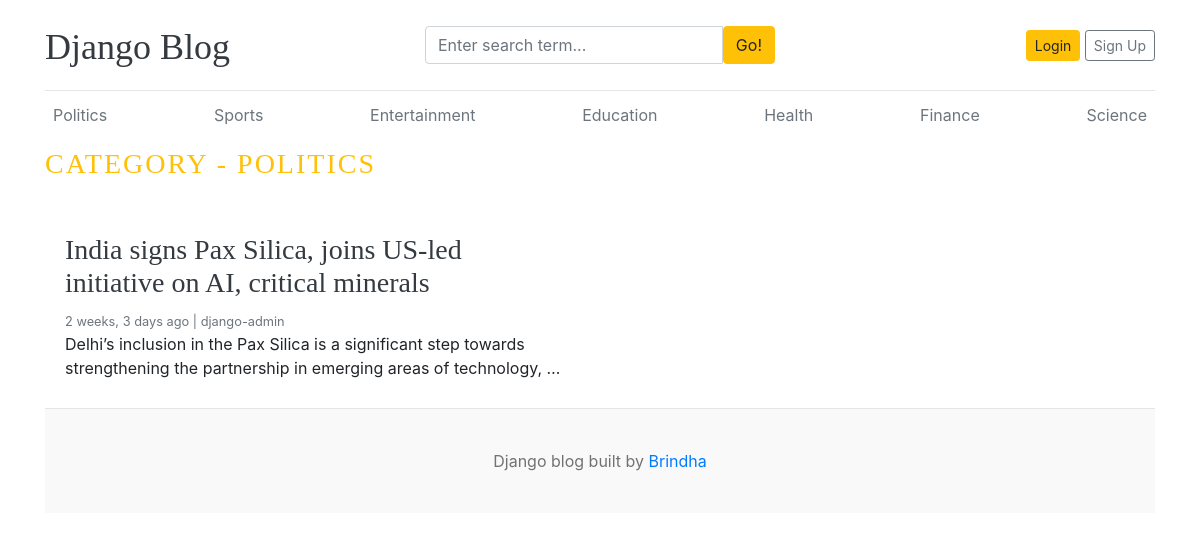
The app's page /category/2/ with its own data.
### blogs/models.py (models this page shows, shortened)
class Category(models.Model):
    category_name = models.CharField(max_length=50, unique = True)
    created_at = models.DateTimeField(auto_now_add=True)
    updated_at = models.DateTimeField(auto_now=True)
    class Meta:
        verbose_name_plural = 'categories'
    def __str__(self):
        return self.category_name

class Blog(models.Model):
    title = models.CharField(max_length=100, unique=True)
    slug = models.SlugField(max_length = 200, blank = True)
    category = models.ForeignKey(Category, on_delete=models.CASCADE)
    author = models.ForeignKey(User, on_delete=models.CASCADE)
    featured_image = models.ImageField(upload_to='uploads/%Y/%m/%d')
    short_description = models.TextField(max_length=500)
    blog_content = models.TextField(max_length=2000)
    status = models.CharField(max_length=20, choices=STATUS_CHOICES, default="Draft")
    is_featured = models.BooleanField(default=False)
    created_at = models.DateTimeField(auto_now_add=True)
    updated_at = models.DateTimeField(auto_now=True)

### blogs/views.py (the view)
# urls.py: path('<int:category_id>/', views.post_by_category, name='post_by_category')
def post_by_category(request, category_id):
    posts = Blog.objects.filter(status = "Published", category = category_id)
    try:
        category_name = Category.objects.get(pk=category_id)
    except:
        return redirect('home')
    context = {
        'posts': posts,
        'category_name': category_name
    }
    return render(request, 'post_by_category.html', context)

### blogs/context_processors.py (called while the page is built)
def get_categories(request):
    categories = Category.objects.all()
    return dict(categories=categories)

def get_links(request):
    social_links = SocialLinks.objects.all()
    return dict(social_links=social_links)

### templates/post_by_category.html
{% extends 'base.html' %}
{% block content %}
  <h3 class="text-uppercase text-warning" style="letter-spacing: 2px;">Category - {{ category_name }}</h3>
  <br>
  <div class="row mb-2">
    {% if posts %}
    {% for post in posts %}
        <div class="col-md-6">
          <div class="card border-0" >
            <div class="card-body">
              <h3><a href="{% url 'single_blog' post.slug %}" class="text-dark">{{ post.title }}</a></h3>
              <small class="mb-1 text-muted">{{ post.created_at | timesince}} ago | {{ post.author }}</small>
              <p class="card-text">{{ post.short_description | truncatewords:19 }}</p>
            </div>
          </div>
        </div>
    {% endfor %}
    {% else %}
       <p>No post for this category</p>
    {% endif %}
  </div>
{% endblock %}

### templates/base.html (shortened to what this page needs)
{% load static %}
<!DOCTYPE html>
<html lang="en">
<head>
    <link href="https://getbootstrap.com/docs/4.0/dist/css/bootstrap.min.css" rel="stylesheet">
    <link href="{% static 'css/blog.css' %}" rel="stylesheet">
    <link rel="stylesheet" href="https://cdnjs.cloudflare.com/ajax/libs/font-awesome/4.7.0/css/font-awesome.min.css">
  </head>
<body>
    <div class="container">
      <header class="blog-header py-3">
        <div class="row flex-nowrap justify-content-between align-items-center">
          <div class="col-4 pt-1">
            <a class="blog-header-logo text-dark" href="/">Django Blog</a>
          </div>
          <div class="col-4">
            <form action="{% url 'search' %}" method="GET">
              <div class="input-group">
                  <input class="form-control" type="text" name="keyword" placeholder="Enter search term..." aria-label="Enter search term..." aria-describedby="button-search" />
                  <button type="submit" class="btn btn-warning" id="button-search" type="button">Go!</button>
              </div>
            </form>
          </div>
          <div class="col-4 d-flex justify-content-end align-items-center">
            {% if user.is_authenticated %}
              <span><a href="{% url 'dashboard' %}">{{ user }}, Dashboard</a></span>
              &emsp;
              <span><a href="{% url 'logout' %}">Logout</a></span>
            {% else %}
            <a class="btn btn-sm btn-warning" href="{% url 'login'%}">Login</a> &nbsp;
            <a class="btn btn-sm btn-outline-secondary" href="{% url 'register' %}">Sign Up</a>
            {% endif %}
          </div>
        </div>
      </header>
      <div class="nav-scroller py-1 mb-2">
        <nav class="nav d-flex justify-content-between">
          {% for category in categories %}
          <a class="p-2 text-muted" href="{% url 'post_by_category' category.id %}">{{ category.category_name }}</a>
          {% endfor %}
        </nav>
      </div>
{% block content%}
{% endblock %}
<footer class="blog-footer">
  <p>Django blog built by <a href="#">Brindha</a></p>
</footer>
</body>
</html>

### blog_app/static/css/blog.css (style rules this page uses)
.blog-header { border-bottom: 1px solid #e5e5e5; }
.blog-header-logo { font-family: "Playfair Display", Georgia, "Times New Roman", serif; font-size: 2.25rem; }
h1, h2, h3, h4, h5, h6 { font-family: "Playfair Display", Georgia, "Times New Roman", serif; }
.blog-footer { padding: 2.5rem 0; color: #727272; text-align: center; background-color: #f9f9f9; border-top: .05rem solid #e5e5e5; }
.blog-footer p:last-child { margin-bottom: 0; }

### records on screen
Category: category_name "Politics", category_name "POLITICS"
Category: category_name "Sports"
Category: category_name "Entertainment"
Category: category_name "Education"
Category: category_name "Health"
Category: category_name "Finance"
Category: category_name "Science"
Blog: title "India signs Pax Silica, joins US-led initiative on AI, critical minerals", created_at "2 weeks, 3 days", author "django-admin", short_description "Delhi’s inclusion in the Pax Silica is a significant step towards strengthening the partnership in emerging areas of technology, …"
